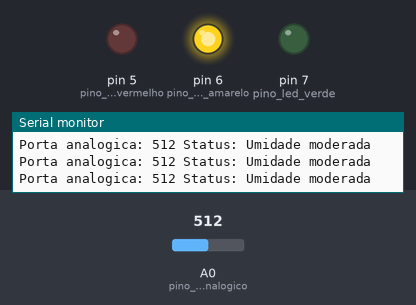
This sketch was run on a simulated Arduino Uno, built with avr-gcc and run on an emulated ATmega328P. On the bench: output pins drawn as LEDs (lit = HIGH), the last lines printed to the serial monitor. Inputs (shaded band) come from the test bench; at power-on: A0 (pino_sinal_analogico) = 512.

Above: at 1.2 s.
1.3 s: A0 (pino_sinal_analogico) set to 390
At 2.5 s:
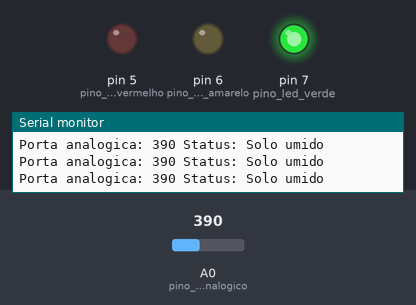
2.8 s: A0 (pino_sinal_analogico) set to 810
At 4.0 s:
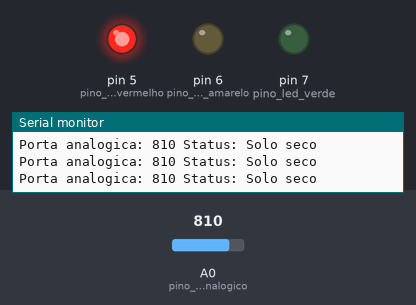
4.3 s: A0 (pino_sinal_analogico) set to 790
At 5.5 s:
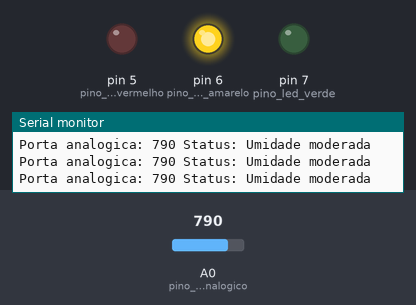
5.8 s: A0 (pino_sinal_analogico) set to 900
At 7.1 s:
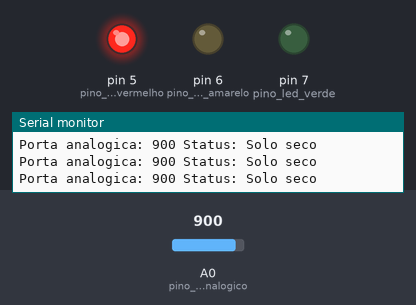
Timing chart, 0 to 8.3 s (numbered marks = the images above; inputs shaded):
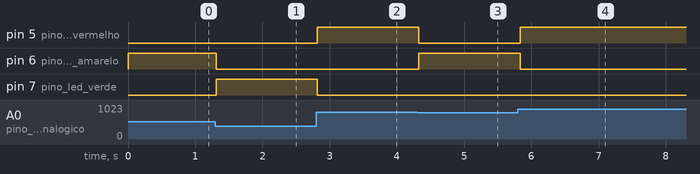

Measured:
- after the input at 1.3 s, pin 6 (pino_led_amarelo): HIGH → LOW at once; pin 7 (pino_led_verde): LOW → HIGH at once
- after the input at 2.8 s, pin 5 (pino_led_vermelho): LOW → HIGH at once; pin 7 (pino_led_verde): HIGH → LOW at once
- after the input at 4.3 s, pin 5 (pino_led_vermelho): HIGH → LOW at once; pin 6 (pino_led_amarelo): LOW → HIGH at once
- after the input at 5.8 s, pin 5 (pino_led_vermelho): LOW → HIGH at once; pin 6 (pino_led_amarelo): HIGH → LOW at once

The sketch:

SENSOR_DE_UMIDADE__DO_SOLO_HIGR_METRO.ino
```cpp
/***********************************************************************************************
 * EXEMPLO DE APLICAÇÃO USANDO Sensor de Umidade Higrômetro                                    *
 * BY: LAB+ PROJETOS - 22.01.21 - UPDATE: 02.07.21                                             *
 ***********************************************************************************************/
#define pino_sinal_analogico A0                             //Define o pino A0 ao A0 do sensor como Sinal Analógico
#define pino_led_vermelho 5                                 //Define o pino 5 para o LED Vermelho
#define pino_led_amarelo 6                                  //Define o pino 6 para o LED Amarelo
#define pino_led_verde 7                                    //Define o pino 7 para o LED Verde
int valor_analogico;                                        //Variável para o valor analógico de 0 a 1023

void setup()
{
  Serial.begin(9600);                                       //Monitor Serial
  pinMode(pino_sinal_analogico, INPUT);                     //Considera o pino mencionado como Entrada
  pinMode(pino_led_vermelho, OUTPUT);                       //Considera o pino mencionado como Saída
  pinMode(pino_led_amarelo, OUTPUT);                        //Considera o pino mencionado como Saída
  pinMode(pino_led_verde, OUTPUT);                          //Considera o pino mencionado como Saída
}

void loop()
{
  valor_analogico = analogRead(pino_sinal_analogico);       //Le o valor do pino A0 do sensor
  Serial.print("Porta analogica: ");                        //Mostra o valor da porta analogica no serial monitor
  Serial.print(valor_analogico);


  if (valor_analogico > 0 && valor_analogico < 400)         //Solo úmido, acende o led verde
  {
    Serial.println(" Status: Solo umido");                  //Exibe o texto na Serial
    apagaleds();                                            //Executa a função mencionada
    digitalWrite(pino_led_verde, HIGH);                     //pino_led_verde, LIGADO
  }

  if (valor_analogico > 400 && valor_analogico < 800)       //Solo com umidade moderada, acende led amarelo
  {
    Serial.println(" Status: Umidade moderada");            //Exibe o texto na Serial
    apagaleds();                                            //Executa a função mencionada
    digitalWrite(pino_led_amarelo, HIGH);                   //pino_led_amarelo, LIGADO
  }

  if (valor_analogico > 800 && valor_analogico < 1024)      //Solo seco, acende led vermelho
  {
    Serial.println(" Status: Solo seco");                   //Exibe o texto na Serial
    apagaleds();                                            //Executa a função mencionada
    digitalWrite(pino_led_vermelho, HIGH);                  //pino_led_vermelho, LIGADO
  }
  delay(100);                                               //Aguarda 100ms.
}

void apagaleds()                                            //Função para apagar os leds
{
  digitalWrite(pino_led_vermelho, LOW);                     //pino_led_vermelho, DESLIGADO
  digitalWrite(pino_led_amarelo, LOW);                      //pino_led_amarelo, DESLIGADO
  digitalWrite(pino_led_verde, LOW);                        //pino_led_verde, DESLIGADO
}
```
